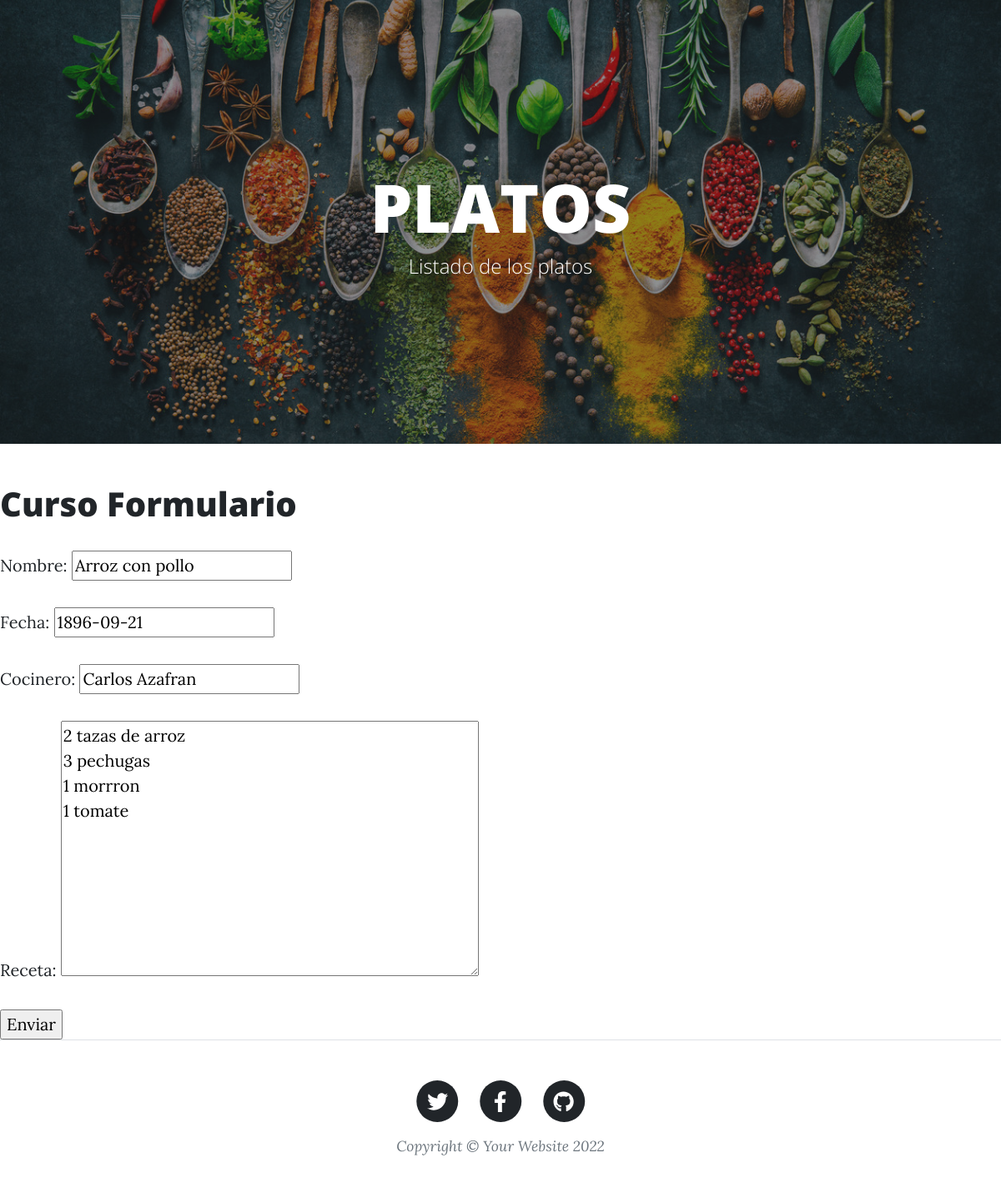
The app's page /AppBlog/platos/editar/3 (signed in) with its own data.
### AppBlog/models.py (models this page shows, shortened)
class Platos(models.Model):
    nombre = models.CharField(max_length=40)
    fecha = models.DateField()
    cocinero = models.CharField(max_length=40)
    receta = models.TextField()

### AppBlog/views.py (the view)
# urls.py: path('platos/editar/<pk>', PlatosUpdate.as_view(), name='platosEditar'),
class PlatosUpdate(LoginRequiredMixin, UpdateView):
    model = Platos
    success_url = reverse_lazy("platosLista")
    fields = ['nombre','fecha','cocinero','receta']

### AppBlog/template/AppBlog/platos_form.html
{% extends "AppBlog/padre_platos.html" %}
{% load static %}
{% block contenidoQueCambia %}
<h1>Curso Formulario</h1>
<form method="post">{% csrf_token %}
    {{form.as_p}}
    <input type="submit" value="Enviar"/>
</form>
{% endblock %}

### records on screen
Platos: nombre "Arroz con pollo", fecha "1896-09-21", cocinero "Carlos Azafran", receta "2 tazas de arroz 3 pechugas 1 morrron 1 tomate"
